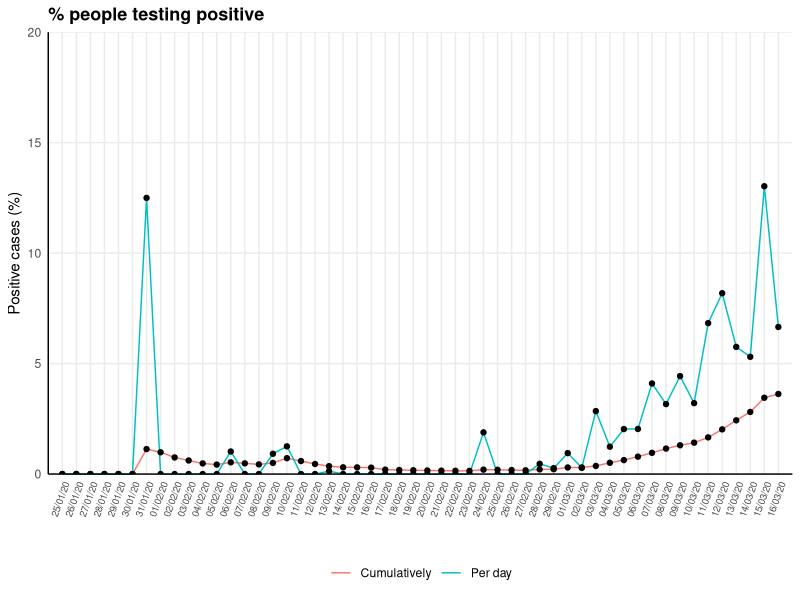

Write R code to recreate this figure.
## Exploration of UK COVID-19 data: Proportion of positive tests
## Emma Doughty (e.doughty6@gmail.com)

# Install libraries if necessary
#if(!require(ggpubr)) install.packages("ggpubr")
#if(!require(tidyverse)) install.packages("tidyverse")
#if(!require(scales)) install.packages("scales")

# Load libraries
library(readr)
library(tidyr)
library(plyr)
library(ggplot2)
library(scales)
library(ggpubr)

#### Load data ####
COVID19_by_day <- read_csv("Data/COVID19_by_day.csv")
COVID19_by_day$Date <- as.Date(COVID19_by_day$Date, format = "%d/%m/%y")
COVID19_by_day <- COVID19_by_day[order(COVID19_by_day$Date),]

df_NewPos <- data.frame(Date = COVID19_by_day$Date,
                          NewCases = COVID19_by_day$NewCases,
                          CumCases = COVID19_by_day$CumCases,
                          NewTests = COVID19_by_day$NewTests,
                          CumTests = COVID19_by_day$CumTests,
                          TestStat = "Per day",
                          StatValue = (100 * (COVID19_by_day$NewCases / COVID19_by_day$NewTests)),
                          stringsAsFactors = FALSE)


df_CumPos <- data.frame(Date = COVID19_by_day$Date,
                        NewCases = COVID19_by_day$NewCases,
                        CumCases = COVID19_by_day$CumCases,
                        NewTests = COVID19_by_day$NewTests,
                        CumTests = COVID19_by_day$CumTests,
                        TestStat = "Cumulatively",
                        StatValue = (100 * (COVID19_by_day$CumCases / COVID19_by_day$CumTests)),
                        stringsAsFactors = FALSE)

df_PosTests <- rbind(df_NewPos, df_CumPos)

PosTests_Factor <- 10^(floor(log10(signif(max(df_PosTests$StatValue)))))
PosTests_Max <- round_any(signif(max(df_PosTests$StatValue)), PosTests_Factor, f=ceiling)
PosTests_Breaks <- ceiling(PosTests_Factor/2)

plot_PosTests <- ggplot(data=df_PosTests, aes(x=Date, y=df_PosTests$StatValue, group=TestStat)) +
  geom_line(aes(color=TestStat))+
  geom_point()+
  scale_x_date(labels = date_format("%d/%m/%y"), expand = c(0, 1), 
               limits = c(min(df_PosTests$Date), max(df_PosTests$Date)),
               breaks = seq(min(df_PosTests$Date), max(df_PosTests$Date), 1)) +
  scale_y_continuous(limits = c(0, PosTests_Max), 
                     breaks = seq(0, PosTests_Max, PosTests_Breaks),
                     expand = c(0, 0)) +
  ylab("Positive cases (%)") + xlab("") +
  ggtitle("% people testing positive") +
  theme_minimal() +
  theme(plot.title = element_text(size=13, face="bold"),
        legend.title = element_blank(),
        legend.position = "bottom", 
        axis.line = element_line(colour = "black"),
        axis.text.x = element_text(angle = 70, hjust = 1, vjust = 1, size = 7), 
        panel.grid.minor = element_blank())

ggsave("PosTests_plot.png")

# 
# 
# 
# df_TestNeg <- data.frame(Date = COVID19_by_day$Date,
#                        TestRes = "Negative",
#                        StatValue = COVID19_by_day$NewTests - COVID19_by_day$NewCases,
#                        stringsAsFactors = FALSE)
# df_TestNeg <- as.data.frame(lapply(df_TestNeg, rep, df_TestNeg$StatValue))
# 
# df_TestPos <- data.frame(Date = COVID19_by_day$Date,
#                       TestRes = "Positive",
#                       StatValue = COVID19_by_day$NewCases,
#                       stringsAsFactors = FALSE)
# df_TestPos <- as.data.frame(lapply(df_TestPos, rep, df_TestPos$StatValue))
# 
# df_TestRes <- rbind(df_TestNeg, df_TestPos)    
# 
# TestRes_Sigfig <- signif(max(df_TestRes$StatValue))
# TestRes_Factor <- 10^(floor(log10(TestRes_Sigfig)))
# TestRes_Max <- round_any(max(df_TestRes$StatValue), TestRes_Factor, f=ceiling)
# TestRes_Breaks <- ceiling(TestRes_Factor/2)
# 
# plot_TestRes <- ggplot(data=df_TestRes, aes(x=df_TestRes$Date, fill=df_TestRes$TestRes)) +
#   geom_histogram(binwidth=1, boundary = 1, colour="black") +
#   scale_x_date(labels = date_format("%d/%m/%y"), expand = c(0, 0), 
#                limits = c(min(df_TestRes$Date)-1, max(df_TestRes$Date)),
#                breaks = seq(min(df_TestRes$Date)-1, max(df_TestRes$Date), 1)) +
#   scale_y_continuous(limits = c(0, TestRes_Max), 
#                      breaks = seq(0, TestRes_Max, TestRes_Breaks),
#                      expand = c(0, 0)) +
#   ylab("Frequency") + xlab("Date") +
#   ggtitle("UK SARS-CoV2 tests per day") +
#   theme_minimal() +
#   theme(plot.title = element_text(size=13, face="bold"),
#         legend.title = element_blank(),
#         legend.position = "bottom", 
#         axis.line = element_line(colour = "black"),
#         axis.text.x = element_text(angle = 70, hjust = 1, vjust = 1), 
#         panel.grid.minor = element_blank())
# 
# 
# TestPos_Sigfig <- signif(max(df_TestPos$StatValue))
# TestPos_Factor <- 10^(floor(log10(TestPos_Sigfig)))
# TestPos_Max <- round_any(max(df_TestPos$StatValue), TestPos_Factor, f=ceiling)
# TestPos_Breaks <- ceiling(TestPos_Factor/2)
# 
# plot_TestPos <- ggplot(data=df_TestPos, aes(x=df_TestPos$Date, fill=df_TestPos$TestPos)) +
#   geom_histogram(binwidth=1, boundary = 1, colour="black") +
#   scale_x_date(labels = date_format("%d/%m/%y"), expand = c(0, 0), 
#                limits = c(min(df_TestPos$Date)-1, max(df_TestPos$Date)),
#                breaks = seq(min(df_TestPos$Date)-1, max(df_TestPos$Date), 1)) +
#   scale_y_continuous(limits = c(0, TestPos_Max), 
#                      breaks = seq(0, TestPos_Max, TestPos_Breaks),
#                      expand = c(0, 0)) +
#   ylab("Frequency") + xlab("Date") +
#   ggtitle("UK SARS-CoV2 tests per day") +
#   theme_minimal() +
#   theme(plot.title = element_text(size=13, face="bold"),
#         legend.title = element_blank(),
#         legend.position = "bottom", 
#         axis.line = element_line(colour = "black"),
#         axis.text.x = element_text(angle = 70, hjust = 1, vjust = 1), 
#         panel.grid.minor = element_blank())
# 
# 
# 
# 
